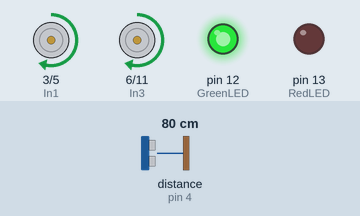
Bench run of a sketch on a simulated Arduino Uno, built with avr-gcc and run on an emulated ATmega328P. On the bench: motor-driver pin pairs drawn as motors (green arrow = first pin HIGH = forward, orange = second pin HIGH = backward, longer = more drive), output pins drawn as LEDs (lit = HIGH). Wiring (inferred from the names in the program): ultrasonic range finder: trigger pin 2; echo pin 4. Inputs (shaded band) come from the test bench; at power-on: distance to the obstacle (sensor on pin 4) 80 cm. The echo pulse lasts 58.3 µs per cm; pins used as bus, display or sensor lines are not drawn.

Above: at 1.2 s.
1.3 s: distance to the obstacle (sensor on pin 4) set to 13 cm
2.8 s: distance to the obstacle (sensor on pin 4) set to 10 cm
At 3.3 s:
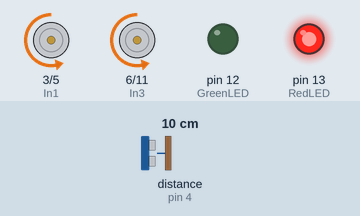
At 6.0 s:
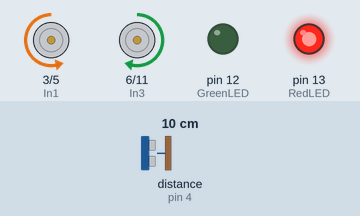
Timing chart, 0 to 11.8 s (numbered marks = the images above; inputs shaded):
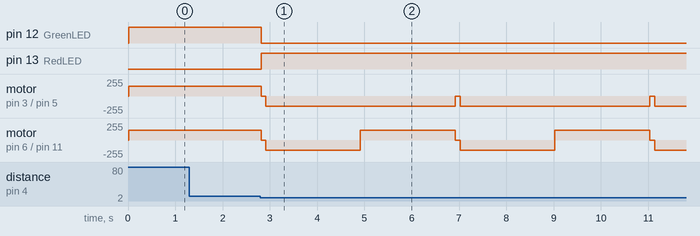

The sketch:

ObstacleAvoidancewithLEDs.ino
```cpp
/* Using HC-SR04 Sensor
STEM Center USA - Pi-Bot
VCC pin connected to Arduino +5V
GND pin connected  to Arduino Ground
TRIG pin connected digital pin 2
ECHO pin connected digital pin 4

Motors Connected to Pins 3,5, 6 and 11
*/

//Define integer constants
const int trigPin = 2; //Arduino pin 2
const int echoPin = 4; //Arduino pin 3

const int RedLED = 13; //Arduino pin 13
const int GreenLED = 12; //Arduino pin 12

long duration, distance, inches, cm;
const int MaxDistance = 10; //10 cm
const int speed1 = 150;
const int speed2 = 150;


// Define constants for motors
const int In1 = 3;     // Arduino pin 3
const int In2 = 5;     // Arduino pin 5
const int In3 = 6;     // Arduino pin 6
const int In4 = 11;     // Arduino pin 11

void setup()
{
  // initialize serial communication:
  //Serial.begin(9600);
  pinMode(trigPin, OUTPUT);
  pinMode(echoPin, INPUT);

  pinMode(GreenLED, OUTPUT);
  pinMode(RedLED, OUTPUT);

  pinMode(In1, OUTPUT);
  pinMode(In2, OUTPUT);
  pinMode(In3, OUTPUT);
  pinMode(In4, OUTPUT);
}

void loop()
{
  ping();
  distance = cm;
  //print
  //Serial.print(inches);
  //Serial.print("in, ");
  Serial.print(cm);
  Serial.print("cm");
  Serial.println();
  delay(10);

  if (distance > MaxDistance)
    {
      digitalWrite(GreenLED, HIGH);
      digitalWrite(RedLED, LOW);
      //Motor goes forward
      GoForward(speed1, speed2);
    }
  else
    {
      digitalWrite(GreenLED, LOW);
      digitalWrite(RedLED, HIGH);
    StopMotors();
    delay(100);
    //Motor goes backwards and turn left
    Reverse (speed1, speed2);
    delay(2000);
    TurnLeft(speed1,speed2);
    delay(2000);
    }
}

void GoForward(int speed1, int speed2)
{
  Serial.println("Forward");
  analogWrite(In4, 0);
  analogWrite(In3, speed1);
  analogWrite(In2, 0);
  analogWrite(In1, speed2);
  return;
}

void Reverse (int speed1, int speed2)
{
  Serial.println("Reverse");
  analogWrite(In4, speed1);
  analogWrite(In3, 0);
  analogWrite(In2, speed2);
  analogWrite(In1, 0);
  return;
}
void TurnLeft (int speed1, int speed2)
{
   Serial.println("Turn Left");
   analogWrite(In4, 0);
   analogWrite(In3, speed1);
   analogWrite(In2, speed2);
   analogWrite(In1, 0);
   return;
}
void StopMotors()
{
  Serial.println("Stop Motors");
  analogWrite(In4, 0);
  analogWrite(In3, 0);
  analogWrite(In2, 0);
  analogWrite(In1, 0);
  return;
}

void ping ()
{
  // The sensor is triggered by a HIGH pulse of 10 or more microseconds.
  // Give a short LOW pulse beforehand to ensure a clean HIGH pulse:
  digitalWrite(trigPin, LOW);
  delayMicroseconds(2);
  digitalWrite(trigPin, HIGH);
  delayMicroseconds(10);
  digitalWrite(trigPin, LOW);
  // Read the signal from the sensor: a HIGH pulse whose
  // duration is the time (in microseconds) from the sending
  // of the ping to the reception of its echo off of an object.
  duration = pulseIn(echoPin, HIGH);
  // convert the time into a distance
  // inches = duration / 74 / 2;
  cm = duration / 29 /2;
  return;
}
```

Measured:
- the behaviour switches between 12 and 11 cm on distance to the obstacle (sensor on pin 4) (found by bisection; images 0 and 1)
- after the input at 1.3 s, every drawn part: stays the same
- after the input at 2.8 s, pin 12 (GreenLED): HIGH → LOW at once; pin 13 (RedLED): LOW → HIGH at once
